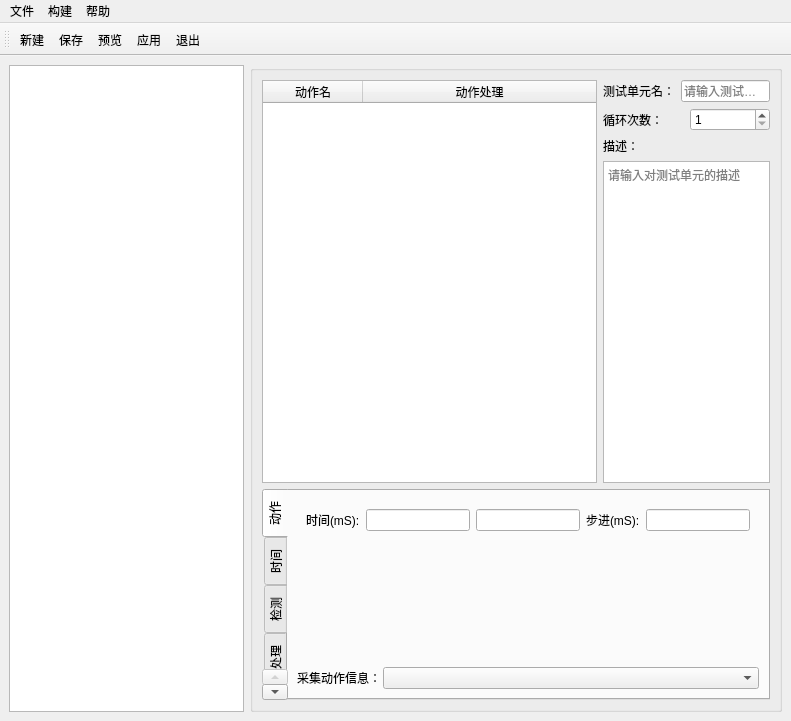
<?xml version="1.0" encoding="UTF-8"?>
<ui version="4.0">
 <class>defTheUnit</class>
 <widget class="QMainWindow" name="defTheUnit">
  <property name="geometry">
   <rect>
    <x>0</x>
    <y>0</y>
    <width>791</width>
    <height>721</height>
   </rect>
  </property>
  <property name="windowTitle">
   <string>Add-Unit</string>
  </property>
  <property name="windowIcon">
   <iconset resource="../Images/images.qrc">
    <normaloff>:/Title/defUnit.png</normaloff>:/Title/defUnit.png</iconset>
  </property>
  <widget class="QWidget" name="centralwidget">
   <layout class="QGridLayout" name="gridLayout_8">
    <item row="0" column="0">
     <layout class="QVBoxLayout" name="verticalLayout_3">
      <item>
       <widget class="QListWidget" name="listUnit">
        <property name="contextMenuPolicy">
         <enum>Qt::CustomContextMenu</enum>
        </property>
       </widget>
      </item>
     </layout>
    </item>
    <item row="0" column="1">
     <widget class="QGroupBox" name="groupBox">
      <property name="title">
       <string/>
      </property>
      <layout class="QGridLayout" name="gridLayout">
       <item row="0" column="0">
        <layout class="QVBoxLayout" name="verticalLayout" stretch="3,1">
         <item>
          <layout class="QHBoxLayout" name="horizontalLayout" stretch="2,1">
           <item>
            <widget class="QTableWidget" name="tableAction">
             <property name="contextMenuPolicy">
              <enum>Qt::CustomContextMenu</enum>
             </property>
             <property name="styleSheet">
              <string notr="true"/>
             </property>
             <property name="editTriggers">
              <set>QAbstractItemView::NoEditTriggers</set>
             </property>
             <property name="selectionMode">
              <enum>QAbstractItemView::SingleSelection</enum>
             </property>
             <property name="selectionBehavior">
              <enum>QAbstractItemView::SelectRows</enum>
             </property>
             <attribute name="horizontalHeaderStretchLastSection">
              <bool>true</bool>
             </attribute>
             <column>
              <property name="text">
               <string>动作名</string>
              </property>
             </column>
             <column>
              <property name="text">
               <string>动作处理</string>
              </property>
             </column>
            </widget>
           </item>
           <item>
            <layout class="QVBoxLayout" name="verticalLayout_2" stretch="0,0,0,4">
             <item>
              <layout class="QHBoxLayout" name="horizontalLayout_3">
               <item>
                <widget class="QLabel" name="label">
                 <property name="text">
                  <string>测试单元名：</string>
                 </property>
                </widget>
               </item>
               <item>
                <widget class="QLineEdit" name="editUnitName">
                 <property name="placeholderText">
                  <string>请输入测试单元名</string>
                 </property>
                </widget>
               </item>
              </layout>
             </item>
             <item>
              <layout class="QHBoxLayout" name="horizontalLayout_4">
               <item>
                <widget class="QLabel" name="label_2">
                 <property name="text">
                  <string>循环次数：</string>
                 </property>
                </widget>
               </item>
               <item>
                <widget class="QSpinBox" name="spinUnitCycle">
                 <property name="minimum">
                  <number>1</number>
                 </property>
                 <property name="maximum">
                  <number>65535</number>
                 </property>
                </widget>
               </item>
              </layout>
             </item>
             <item>
              <widget class="QLabel" name="label_3">
               <property name="text">
                <string>描述：</string>
               </property>
              </widget>
             </item>
             <item>
              <widget class="QTextEdit" name="editUnitDes">
               <property name="placeholderText">
                <string>请输入对测试单元的描述</string>
               </property>
              </widget>
             </item>
            </layout>
           </item>
          </layout>
         </item>
         <item>
          <widget class="QTabWidget" name="tabProperties">
           <property name="tabPosition">
            <enum>QTabWidget::West</enum>
           </property>
           <property name="currentIndex">
            <number>0</number>
           </property>
           <widget class="QWidget" name="tabAct">
            <attribute name="title">
             <string>动作</string>
            </attribute>
            <layout class="QGridLayout" name="gridLayout_10">
             <item row="1" column="1" colspan="4">
              <widget class="reCheckComboBox" name="comboBoxActColInfo">
               <property name="minimumSize">
                <size>
                 <width>200</width>
                 <height>0</height>
                </size>
               </property>
              </widget>
             </item>
             <item row="1" column="0">
              <widget class="QLabel" name="label_19">
               <property name="maximumSize">
                <size>
                 <width>80</width>
                 <height>16777215</height>
                </size>
               </property>
               <property name="text">
                <string>采集动作信息：</string>
               </property>
              </widget>
             </item>
             <item row="0" column="0" colspan="5">
              <widget class="QStackedWidget" name="stackedWidget">
               <property name="currentIndex">
                <number>3</number>
               </property>
               <widget class="QWidget" name="pageScript">
                <layout class="QGridLayout" name="gridLayout_18">
                 <item row="0" column="0">
                  <widget class="QLabel" name="labelfileShow">
                   <property name="text">
                    <string>文件：</string>
                   </property>
                  </widget>
                 </item>
                 <item row="0" column="1">
                  <widget class="QLineEdit" name="editFilePath"/>
                 </item>
                 <item row="0" column="2">
                  <widget class="QToolButton" name="toolButtonSelFile">
                   <property name="text">
                    <string>...</string>
                   </property>
                  </widget>
                 </item>
                 <item row="0" column="3">
                  <widget class="QCheckBox" name="checkfileMore">
                   <property name="toolTip">
                    <string>(测试单元中仅支持一个批量文件处理)</string>
                   </property>
                   <property name="text">
                    <string>批量</string>
                   </property>
                  </widget>
                 </item>
                 <item row="1" column="1">
                  <spacer name="verticalSpacer_2">
                   <property name="orientation">
                    <enum>Qt::Vertical</enum>
                   </property>
                   <property name="sizeHint" stdset="0">
                    <size>
                     <width>20</width>
                     <height>40</height>
                    </size>
                   </property>
                  </spacer>
                 </item>
                </layout>
               </widget>
               <widget class="QWidget" name="pageKey">
                <layout class="QGridLayout" name="gridLayout_21">
                 <item row="0" column="0">
                  <widget class="QLabel" name="label_15">
                   <property name="maximumSize">
                    <size>
                     <width>60</width>
                     <height>16777215</height>
                    </size>
                   </property>
                   <property name="text">
                    <string>按键列表：</string>
                   </property>
                  </widget>
                 </item>
                 <item row="0" column="1">
                  <widget class="QComboBox" name="comboKeyList">
                   <property name="minimumSize">
                    <size>
                     <width>120</width>
                     <height>0</height>
                    </size>
                   </property>
                   <property name="maximumSize">
                    <size>
                     <width>120</width>
                     <height>16777215</height>
                    </size>
                   </property>
                  </widget>
                 </item>
                 <item row="0" column="2">
                  <widget class="QCheckBox" name="groupKeyONOFF">
                   <property name="text">
                    <string>开/关</string>
                   </property>
                  </widget>
                 </item>
                 <item row="1" column="0" colspan="4">
                  <widget class="QLabel" name="labelDescript">
                   <property name="styleSheet">
                    <string notr="true">color: rgb(0, 85, 255);</string>
                   </property>
                   <property name="text">
                    <string/>
                   </property>
                  </widget>
                 </item>
                </layout>
               </widget>
               <widget class="QWidget" name="pageBatVolt">
                <layout class="QGridLayout" name="gridLayout_23">
                 <item row="0" column="4">
                  <widget class="QLineEdit" name="lineEditStepVolt"/>
                 </item>
                 <item row="0" column="3">
                  <widget class="QLabel" name="label_17">
                   <property name="text">
                    <string>Step:</string>
                   </property>
                  </widget>
                 </item>
                 <item row="0" column="2">
                  <widget class="QLineEdit" name="lineEditMaxVolt"/>
                 </item>
                 <item row="0" column="1">
                  <widget class="QLineEdit" name="lineEditMixVolt"/>
                 </item>
                 <item row="0" column="0">
                  <widget class="QLabel" name="label_16">
                   <property name="text">
                    <string>Voltage(V):</string>
                   </property>
                  </widget>
                 </item>
                 <item row="1" column="2">
                  <spacer name="verticalSpacer">
                   <property name="orientation">
                    <enum>Qt::Vertical</enum>
                   </property>
                   <property name="sizeHint" stdset="0">
                    <size>
                     <width>20</width>
                     <height>40</height>
                    </size>
                   </property>
                  </spacer>
                 </item>
                </layout>
               </widget>
               <widget class="QWidget" name="pageDelay">
                <layout class="QGridLayout" name="gridLayout_19">
                 <item row="0" column="0">
                  <widget class="QLabel" name="label_20">
                   <property name="text">
                    <string>时间(mS):</string>
                   </property>
                  </widget>
                 </item>
                 <item row="0" column="1">
                  <widget class="QLineEdit" name="editDelayMin"/>
                 </item>
                 <item row="0" column="2">
                  <widget class="QLineEdit" name="editDelayMax"/>
                 </item>
                 <item row="0" column="3">
                  <widget class="QLabel" name="label_18">
                   <property name="text">
                    <string>步进(mS):</string>
                   </property>
                  </widget>
                 </item>
                 <item row="0" column="4">
                  <widget class="QLineEdit" name="editDelayStep"/>
                 </item>
                 <item row="1" column="1">
                  <spacer name="verticalSpacer_3">
                   <property name="orientation">
                    <enum>Qt::Vertical</enum>
                   </property>
                   <property name="sizeHint" stdset="0">
                    <size>
                     <width>20</width>
                     <height>57</height>
                    </size>
                   </property>
                  </spacer>
                 </item>
                </layout>
               </widget>
              </widget>
             </item>
            </layout>
           </widget>
           <widget class="QWidget" name="tabTime">
            <attribute name="title">
             <string>时间</string>
            </attribute>
            <layout class="QGridLayout" name="gridLayout_2">
             <item row="0" column="0">
              <widget class="QLabel" name="label_4">
               <property name="text">
                <string>等待时间(mS):</string>
               </property>
              </widget>
             </item>
             <item row="0" column="3">
              <widget class="QLabel" name="label_5">
               <property name="text">
                <string>步进(mS):</string>
               </property>
              </widget>
             </item>
             <item row="0" column="2">
              <widget class="QLineEdit" name="editWaitMax"/>
             </item>
             <item row="2" column="0">
              <widget class="QLabel" name="label_7">
               <property name="text">
                <string>超时时间(mS):</string>
               </property>
              </widget>
             </item>
             <item row="1" column="0">
              <widget class="QLabel" name="label_6">
               <property name="text">
                <string>检测时间(mS):</string>
               </property>
              </widget>
             </item>
             <item row="0" column="4">
              <widget class="QLineEdit" name="editWaitStep"/>
             </item>
             <item row="0" column="1">
              <widget class="QLineEdit" name="editWaitMin"/>
             </item>
             <item row="2" column="1">
              <widget class="QLineEdit" name="editOverTime"/>
             </item>
             <item row="1" column="1">
              <widget class="QLineEdit" name="editChkTime"/>
             </item>
             <item row="2" column="2" colspan="3">
              <widget class="QLabel" name="label_14">
               <property name="text">
                <string>注：动作或检测超时判断；</string>
               </property>
              </widget>
             </item>
            </layout>
           </widget>
           <widget class="QWidget" name="tabCheck">
            <attribute name="title">
             <string>检测</string>
            </attribute>
            <layout class="QGridLayout" name="gridLayout_3">
             <item row="0" column="0">
              <widget class="QTabWidget" name="tabChkParam">
               <property name="currentIndex">
                <number>0</number>
               </property>
               <property name="documentMode">
                <bool>true</bool>
               </property>
               <widget class="QWidget" name="tabCurrent">
                <attribute name="title">
                 <string>电流</string>
                </attribute>
                <layout class="QGridLayout" name="gridLayout_11">
                 <item row="0" column="0">
                  <widget class="QGroupBox" name="groupBox_cur">
                   <property name="title">
                    <string/>
                   </property>
                   <layout class="QGridLayout" name="gridLayout_9">
                    <item row="0" column="0">
                     <widget class="QComboBox" name="comboCJudge">
                      <item>
                       <property name="text">
                        <string>&gt;=</string>
                       </property>
                      </item>
                      <item>
                       <property name="text">
                        <string>&gt;</string>
                       </property>
                      </item>
                      <item>
                       <property name="text">
                        <string>&lt;=</string>
                       </property>
                      </item>
                      <item>
                       <property name="text">
                        <string>&lt;</string>
                       </property>
                      </item>
                      <item>
                       <property name="text">
                        <string>==</string>
                       </property>
                      </item>
                      <item>
                       <property name="text">
                        <string>!=</string>
                       </property>
                      </item>
                      <item>
                       <property name="text">
                        <string>&gt;= &amp;&amp; &lt;=</string>
                       </property>
                      </item>
                     </widget>
                    </item>
                    <item row="1" column="0">
                     <widget class="QLabel" name="label_9">
                      <property name="text">
                       <string>CurrentRange:</string>
                      </property>
                     </widget>
                    </item>
                    <item row="1" column="1">
                     <widget class="QLineEdit" name="editCurMin"/>
                    </item>
                    <item row="1" column="2">
                     <widget class="QLineEdit" name="editCurMax"/>
                    </item>
                   </layout>
                  </widget>
                 </item>
                 <item row="0" column="1">
                  <widget class="QCheckBox" name="checkSetCurrent">
                   <property name="text">
                    <string>启用</string>
                   </property>
                  </widget>
                 </item>
                </layout>
               </widget>
               <widget class="QWidget" name="tabVolt">
                <attribute name="title">
                 <string>电压</string>
                </attribute>
                <layout class="QGridLayout" name="gridLayout_13">
                 <item row="0" column="0">
                  <widget class="QGroupBox" name="groupBox_vol">
                   <property name="enabled">
                    <bool>true</bool>
                   </property>
                   <property name="title">
                    <string/>
                   </property>
                   <layout class="QGridLayout" name="gridLayout_12">
                    <item row="0" column="0">
                     <widget class="QComboBox" name="comboVJudge">
                      <item>
                       <property name="text">
                        <string>&gt;=</string>
                       </property>
                      </item>
                      <item>
                       <property name="text">
                        <string>&gt;</string>
                       </property>
                      </item>
                      <item>
                       <property name="text">
                        <string>&lt;=</string>
                       </property>
                      </item>
                      <item>
                       <property name="text">
                        <string>&lt;</string>
                       </property>
                      </item>
                      <item>
                       <property name="text">
                        <string>==</string>
                       </property>
                      </item>
                      <item>
                       <property name="text">
                        <string>!=</string>
                       </property>
                      </item>
                      <item>
                       <property name="text">
                        <string>&gt;= &amp;&amp; &lt;=</string>
                       </property>
                      </item>
                     </widget>
                    </item>
                    <item row="1" column="0">
                     <widget class="QLabel" name="label_8">
                      <property name="text">
                       <string>VoltRange:</string>
                      </property>
                     </widget>
                    </item>
                    <item row="1" column="1">
                     <widget class="QLineEdit" name="editVoltMin"/>
                    </item>
                    <item row="1" column="2">
                     <widget class="QLineEdit" name="editVoltMax"/>
                    </item>
                   </layout>
                  </widget>
                 </item>
                 <item row="0" column="1">
                  <widget class="QCheckBox" name="checkSetVolt">
                   <property name="text">
                    <string>启用</string>
                   </property>
                  </widget>
                 </item>
                </layout>
               </widget>
               <widget class="QWidget" name="tabSound">
                <attribute name="title">
                 <string>声音</string>
                </attribute>
                <layout class="QGridLayout" name="gridLayout_14">
                 <item row="0" column="0">
                  <widget class="QGroupBox" name="groupBox_sound">
                   <property name="title">
                    <string/>
                   </property>
                   <layout class="QGridLayout" name="gridLayout_4">
                    <item row="0" column="0">
                     <widget class="QComboBox" name="comboSoundChanged">
                      <item>
                       <property name="text">
                        <string>存在有声音值</string>
                       </property>
                      </item>
                      <item>
                       <property name="text">
                        <string>存在无声音值</string>
                       </property>
                      </item>
                      <item>
                       <property name="text">
                        <string>全部为无声音值</string>
                       </property>
                      </item>
                      <item>
                       <property name="text">
                        <string>全部为有声音值</string>
                       </property>
                      </item>
                      <item>
                       <property name="text">
                        <string>有声音次数大于无声音次数</string>
                       </property>
                      </item>
                      <item>
                       <property name="text">
                        <string>有声音次数小于无声音次数</string>
                       </property>
                      </item>
                     </widget>
                    </item>
                    <item row="1" column="0">
                     <widget class="QLabel" name="label_12">
                      <property name="styleSheet">
                       <string notr="true">color: rgb(255, 0, 0);</string>
                      </property>
                      <property name="text">
                       <string>注：默认采集11次声音参数。</string>
                      </property>
                     </widget>
                    </item>
                   </layout>
                  </widget>
                 </item>
                 <item row="0" column="1">
                  <widget class="QCheckBox" name="checkSetSound">
                   <property name="text">
                    <string>启用</string>
                   </property>
                  </widget>
                 </item>
                </layout>
               </widget>
               <widget class="QWidget" name="tabInterface">
                <attribute name="title">
                 <string>界面</string>
                </attribute>
                <layout class="QGridLayout" name="gridLayout_15">
                 <item row="0" column="0">
                  <widget class="QGroupBox" name="groupBox_face">
                   <property name="title">
                    <string/>
                   </property>
                   <layout class="QGridLayout" name="gridLayout_5">
                    <item row="0" column="0">
                     <widget class="QRadioButton" name="radioFaceMemory">
                      <property name="toolTip">
                       <string>例子：与关机前采集界面比较，判断界面记忆；根据此特性可自行扩展。</string>
                      </property>
                      <property name="text">
                       <string>记忆检测</string>
                      </property>
                      <property name="checked">
                       <bool>true</bool>
                      </property>
                     </widget>
                    </item>
                    <item row="1" column="0">
                     <widget class="QRadioButton" name="radioFaceExist">
                      <property name="toolTip">
                       <string>注：动作执行后采集可采集到界面即可。</string>
                      </property>
                      <property name="text">
                       <string>界面存在</string>
                      </property>
                     </widget>
                    </item>
                    <item row="2" column="0">
                     <widget class="QRadioButton" name="radioFaceSelf">
                      <property name="enabled">
                       <bool>false</bool>
                      </property>
                      <property name="text">
                       <string>自身检测</string>
                      </property>
                     </widget>
                    </item>
                    <item row="0" column="1">
                     <widget class="QLabel" name="label_11">
                      <property name="text">
                       <string>校验参数：</string>
                      </property>
                     </widget>
                    </item>
                    <item row="0" column="2">
                     <widget class="QComboBox" name="comboChkParamFace">
                      <property name="minimumSize">
                       <size>
                        <width>200</width>
                        <height>0</height>
                       </size>
                      </property>
                     </widget>
                    </item>
                   </layout>
                  </widget>
                 </item>
                 <item row="0" column="1">
                  <widget class="QCheckBox" name="checkSetInterface">
                   <property name="text">
                    <string>启用</string>
                   </property>
                  </widget>
                 </item>
                </layout>
               </widget>
               <widget class="QWidget" name="tabPicture">
                <attribute name="title">
                 <string>图片</string>
                </attribute>
                <layout class="QGridLayout" name="gridLayout_16">
                 <item row="0" column="0">
                  <widget class="QGroupBox" name="groupBox_pic">
                   <property name="title">
                    <string/>
                   </property>
                   <layout class="QGridLayout" name="gridLayout_6">
                    <item row="0" column="2">
                     <widget class="QComboBox" name="comboChkParamPic">
                      <property name="minimumSize">
                       <size>
                        <width>200</width>
                        <height>0</height>
                       </size>
                      </property>
                     </widget>
                    </item>
                    <item row="0" column="0">
                     <widget class="QRadioButton" name="radioPicMemory">
                      <property name="toolTip">
                       <string>例子：与关机前采集图片比较，判断界面记忆；根据此特性可自行扩展。</string>
                      </property>
                      <property name="text">
                       <string>记忆检测</string>
                      </property>
                     </widget>
                    </item>
                    <item row="1" column="0">
                     <widget class="QRadioButton" name="radioPicExist">
                      <property name="toolTip">
                       <string>注：动作执行后采集可采集到界面即可。</string>
                      </property>
                      <property name="text">
                       <string>图片存在</string>
                      </property>
                     </widget>
                    </item>
                    <item row="2" column="0">
                     <widget class="QRadioButton" name="radioPicSelf">
                      <property name="toolTip">
                       <string>注：每次执行到该动作采集得到的图片均与首次获取图片比较。</string>
                      </property>
                      <property name="text">
                       <string>自身检测</string>
                      </property>
                      <property name="checked">
                       <bool>true</bool>
                      </property>
                     </widget>
                    </item>
                    <item row="3" column="0">
                     <widget class="QRadioButton" name="radioPicLocal">
                      <property name="enabled">
                       <bool>false</bool>
                      </property>
                      <property name="text">
                       <string>本地检测</string>
                      </property>
                     </widget>
                    </item>
                    <item row="0" column="1">
                     <widget class="QLabel" name="label_13">
                      <property name="text">
                       <string>校验参数：</string>
                      </property>
                     </widget>
                    </item>
                   </layout>
                  </widget>
                 </item>
                 <item row="0" column="1">
                  <widget class="QCheckBox" name="checkSetPic">
                   <property name="text">
                    <string>启用</string>
                   </property>
                  </widget>
                 </item>
                </layout>
               </widget>
               <widget class="QWidget" name="tabLog">
                <attribute name="title">
                 <string>脚本Log</string>
                </attribute>
                <layout class="QGridLayout" name="gridLayout_17">
                 <item row="0" column="0">
                  <widget class="QGroupBox" name="groupBox_log">
                   <property name="title">
                    <string/>
                   </property>
                   <layout class="QGridLayout" name="gridLayout_7">
                    <item row="0" column="0">
                     <widget class="QLabel" name="label_10">
                      <property name="text">
                       <string>CheckLog:</string>
                      </property>
                     </widget>
                    </item>
                    <item row="0" column="1">
                     <widget class="QLineEdit" name="editScriptString">
                      <property name="text">
                       <string>OK (1 test)</string>
                      </property>
                     </widget>
                    </item>
                   </layout>
                  </widget>
                 </item>
                 <item row="0" column="1">
                  <widget class="QCheckBox" name="checkSetLogStr">
                   <property name="text">
                    <string>启用</string>
                   </property>
                  </widget>
                 </item>
                </layout>
               </widget>
              </widget>
             </item>
            </layout>
           </widget>
           <widget class="QWidget" name="tab_Error">
            <attribute name="title">
             <string>错误处理</string>
            </attribute>
            <layout class="QGridLayout" name="gridLayout_22">
             <item row="1" column="0">
              <widget class="QRadioButton" name="radioBtnOverTimeDeal">
               <property name="text">
                <string>超时暂停</string>
               </property>
              </widget>
             </item>
             <item row="0" column="0">
              <widget class="QRadioButton" name="radioBtnNODeal">
               <property name="text">
                <string>不处理</string>
               </property>
               <property name="checked">
                <bool>true</bool>
               </property>
              </widget>
             </item>
             <item row="2" column="0">
              <widget class="QRadioButton" name="radioButtonchkErrorDeal">
               <property name="text">
                <string>检测失败暂停</string>
               </property>
              </widget>
             </item>
             <item row="3" column="0">
              <widget class="QRadioButton" name="radioButtonchkPassDeal">
               <property name="text">
                <string>检测成功暂停</string>
               </property>
              </widget>
             </item>
            </layout>
           </widget>
          </widget>
         </item>
        </layout>
       </item>
      </layout>
     </widget>
    </item>
   </layout>
   <zorder>groupBox</zorder>
   <zorder></zorder>
  </widget>
  <widget class="QMenuBar" name="menubar">
   <property name="geometry">
    <rect>
     <x>0</x>
     <y>0</y>
     <width>791</width>
     <height>23</height>
    </rect>
   </property>
   <widget class="QMenu" name="menu">
    <property name="title">
     <string>文件</string>
    </property>
    <addaction name="actnew"/>
    <addaction name="actSave"/>
   </widget>
   <widget class="QMenu" name="menu_2">
    <property name="title">
     <string>构建</string>
    </property>
    <addaction name="actLook"/>
    <addaction name="actApply"/>
   </widget>
   <widget class="QMenu" name="menu_3">
    <property name="title">
     <string>帮助</string>
    </property>
    <addaction name="actHelp"/>
   </widget>
   <addaction name="menu"/>
   <addaction name="menu_2"/>
   <addaction name="menu_3"/>
  </widget>
  <widget class="QToolBar" name="toolBar">
   <property name="windowTitle">
    <string>toolBar</string>
   </property>
   <attribute name="toolBarArea">
    <enum>TopToolBarArea</enum>
   </attribute>
   <attribute name="toolBarBreak">
    <bool>false</bool>
   </attribute>
   <addaction name="actnew"/>
   <addaction name="actSave"/>
   <addaction name="actLook"/>
   <addaction name="actApply"/>
   <addaction name="actexit"/>
  </widget>
  <action name="actLook">
   <property name="icon">
    <iconset resource="../Images/images.qrc">
     <normaloff>:/Title/preview.png</normaloff>:/Title/preview.png</iconset>
   </property>
   <property name="text">
    <string>预览</string>
   </property>
   <property name="shortcut">
    <string>Ctrl+Alt+L</string>
   </property>
  </action>
  <action name="actSave">
   <property name="icon">
    <iconset resource="../Images/images.qrc">
     <normaloff>:/Title/save.png</normaloff>:/Title/save.png</iconset>
   </property>
   <property name="text">
    <string>保存</string>
   </property>
   <property name="shortcut">
    <string>Ctrl+S</string>
   </property>
  </action>
  <action name="actApply">
   <property name="icon">
    <iconset resource="../Images/images.qrc">
     <normaloff>:/Title/apply.png</normaloff>:/Title/apply.png</iconset>
   </property>
   <property name="text">
    <string>应用</string>
   </property>
   <property name="shortcut">
    <string>Ctrl+Alt+A</string>
   </property>
  </action>
  <action name="actexit">
   <property name="icon">
    <iconset resource="../Images/images.qrc">
     <normaloff>:/Title/exit.png</normaloff>:/Title/exit.png</iconset>
   </property>
   <property name="text">
    <string>退出</string>
   </property>
   <property name="shortcut">
    <string>Ctrl+W</string>
   </property>
  </action>
  <action name="actnew">
   <property name="icon">
    <iconset resource="../Images/images.qrc">
     <normaloff>:/Title/newTest.png</normaloff>:/Title/newTest.png</iconset>
   </property>
   <property name="text">
    <string>新建</string>
   </property>
   <property name="shortcut">
    <string>Ctrl+N</string>
   </property>
  </action>
  <action name="actHelp">
   <property name="text">
    <string>帮助</string>
   </property>
  </action>
 </widget>
 <customwidgets>
  <customwidget>
   <class>reCheckComboBox</class>
   <extends>QComboBox</extends>
   <header location="global">rewrite/recheckcombobox.h</header>
  </customwidget>
 </customwidgets>
 <resources>
  <include location="../Images/images.qrc"/>
 </resources>
 <connections>
  <connection>
   <sender>actexit</sender>
   <signal>triggered()</signal>
   <receiver>defTheUnit</receiver>
   <slot>close()</slot>
   <hints>
    <hint type="sourcelabel">
     <x>-1</x>
     <y>-1</y>
    </hint>
    <hint type="destinationlabel">
     <x>433</x>
     <y>350</y>
    </hint>
   </hints>
  </connection>
 </connections>
</ui>
